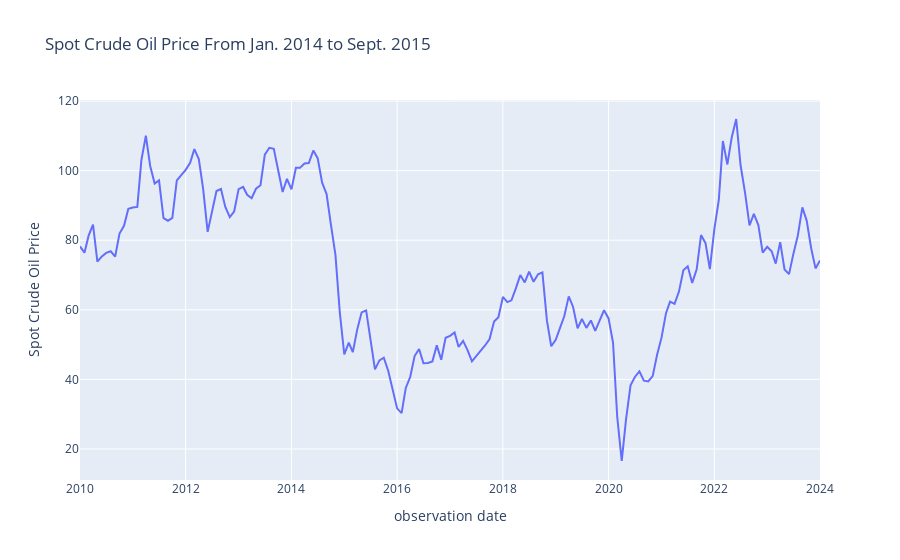

Here is the notebook cell this chart was saved with:
### Code cell
fig = px.line(
    oilpricedf,
    x="observation date",
    y="Spot Crude Oil Price",
    title="Spot Crude Oil Price From Jan. 2014 to Sept. 2015"
)

fig.show()

### Figure 1 — Plotly figure (JSON) as saved in the notebook; plotly's stock layout.template omitted (floating-point values rounded to 4 significant figures; data arrays with more than 128 entries replaced by an {"elided": "..."} marker saying what was removed)
{"data": [{"hovertemplate": "observation date=%{x}<br>Spot Crude Oil Price=%{y}<extra></extra>", "legendgroup": "", "line": {"color": "#636efa", "dash": "solid"}, "marker": {"symbol": "circle"}, "mode": "lines", "name": "", "orientation": "v", "showlegend": false, "type": "scatter", "x": {"elided": "169 str values"}, "xaxis": "x", "y": {"elided": "169 float values"}, "yaxis": "y"}], "layout": {"legend": {"tracegroupgap": 0}, "title": {"text": "Spot Crude Oil Price From Jan. 2014 to Sept. 2015"}, "xaxis": {"anchor": "y", "domain": [0, 1], "title": {"text": "observation date"}}, "yaxis": {"anchor": "x", "domain": [0, 1], "title": {"text": "Spot Crude Oil Price"}}}}
